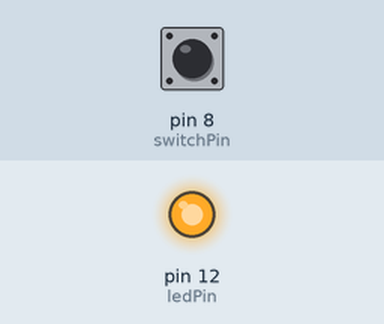
Simulated run of this sketch. Board: Arduino Uno, built with avr-gcc and run on an emulated ATmega328P. Shown: output pins drawn as LEDs (lit = HIGH). The inputs (shaded band) are chosen by the test bench; at power-on: pin 8 (switchPin) HIGH.

Above: at 1.2 s.
1.3 s: pin 8 (switchPin) pulled LOW for 0.15 s
At 1.37 s:
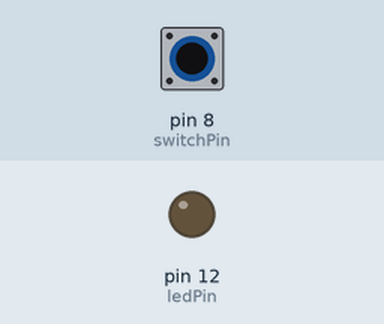
2.9 s: pin 8 (switchPin) pulled LOW for 3.2 s
At 7.3 s:
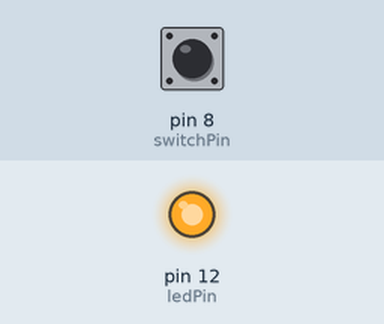
Timing chart, 0 to 8.8 s (numbered marks = the images above; inputs shaded):
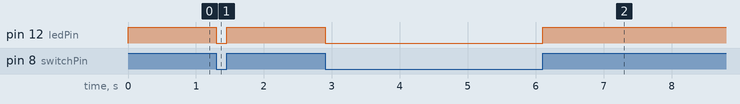

Measured:
- after the input at 1.3 s, pin 12 (ledPin): HIGH → LOW at once, → HIGH 0.15 s later
- after the input at 2.9 s, pin 12 (ledPin): HIGH → LOW at once, → HIGH 3.2 s later

The sketch:

today.ino
```cpp
int switchPin = 8;
int ledPin = 12;
boolean currentButton = LOW;

void setup()
{
  pinMode(switchPin,INPUT);
  pinMode(ledPin,OUTPUT);
  }


void loop()
{
  currentButton = digitalRead(switchPin);
  digitalWrite(ledPin, currentButton);

}
```
